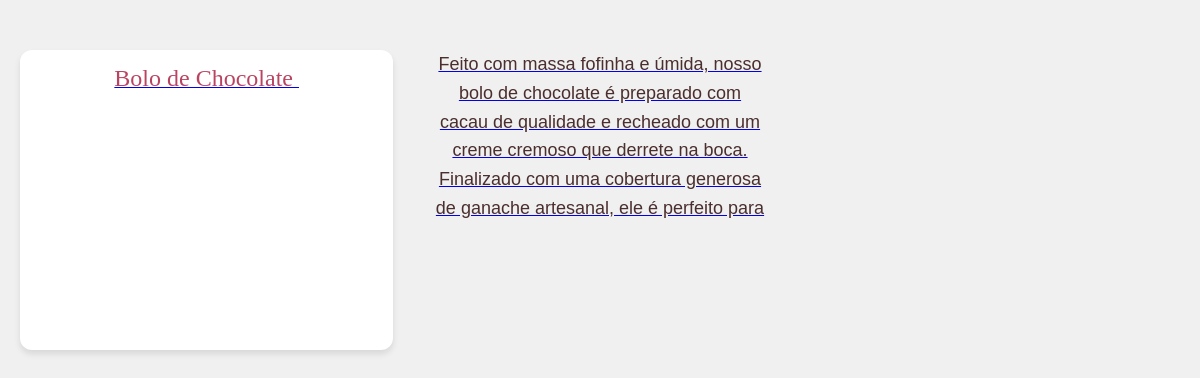
Screenshot of /index3.php?id=1 with the database file from the repository.
### tables this page shows
CREATE TABLE `produtos` (
  `produtoID` int(30) NOT NULL,
  `nome` varchar(225) NOT NULL,
  `descricao` varchar(225) NOT NULL,
  `url` varchar(225) NOT NULL,
  `categoriaID` int(11) NOT NULL
);

### index3.php (the view, shortened to what this page needs)
<?php
  include_once 'conexaodb.php';
?>
<!DOCTYPE html>
<html lang="pt-BR">
<head>
<link rel="stylesheet" href="style.css">
</head>
<body>
    <?php
    $sql = 'SELECT * FROM produtos WHERE produtoID = '.$_GET['id'];
    $retorno = mysqli_query($conexaodb, $sql);
    $linha = mysqli_fetch_assoc($retorno);
      echo '
        <a href="./index3.php?id='.$linha['categoriaID'].'">
          <div class="grid">
            <div class="card">
                <span class="nome-categoria">
            '.$linha['nome'].'
          </span>
            <img src="'.$linha['url'].'" alt="" class="img-categoria">
            </div>
            <p class= "descricaoMain">'.$linha['descricao'].'</p>
          </div>
        </a>';
  ?>
</body>
</html>

### style.css (style rules this page uses)
* { margin: 0; padding: 0; box-sizing: border-box; }
body { font-family: 'Baloo 2', cursive, Arial, sans-serif; background-color: #fff0f6; margin: 0; padding: 0; color: #4b2e2e; }
.descricaoMain { font-family: 'Baloo 2', cursive, Arial, sans-serif; font-size: 18px; color: #4b2e2e; text-align: center; margin: 0 20px 20px 20px; line-height: 1.6; }
.nome-categoria { font-family: 'Pacifico', cursive; font-size: 24px; color: #b94461; margin-top: 15px; text-align: center; }

### index3.php (style rules this page uses)
body { font-family: Arial, sans-serif; background-color: #f0f0f0; margin: 0; padding: 20px; }
.grid { display: grid; grid-template-columns: repeat(3, 1fr); gap: 20px; margin-top: 30px; }
.card { background: #fff; padding: 15px; border-radius: 12px; box-shadow: 0 4px 6px rgba(0,0,0,0.1); text-align: center; transition: transform 0.2s; height: 300px; }

### rows the page displays
produtos: nome "Bolo de Chocolate", descricao "Feito com massa fofinha e úmida, nosso bolo de chocolate é preparado com cacau de qualidade e recheado com um creme cremoso que derrete na boca. Finalizado com uma cobertura generosa de ganache artesanal, ele é perfeito para"
